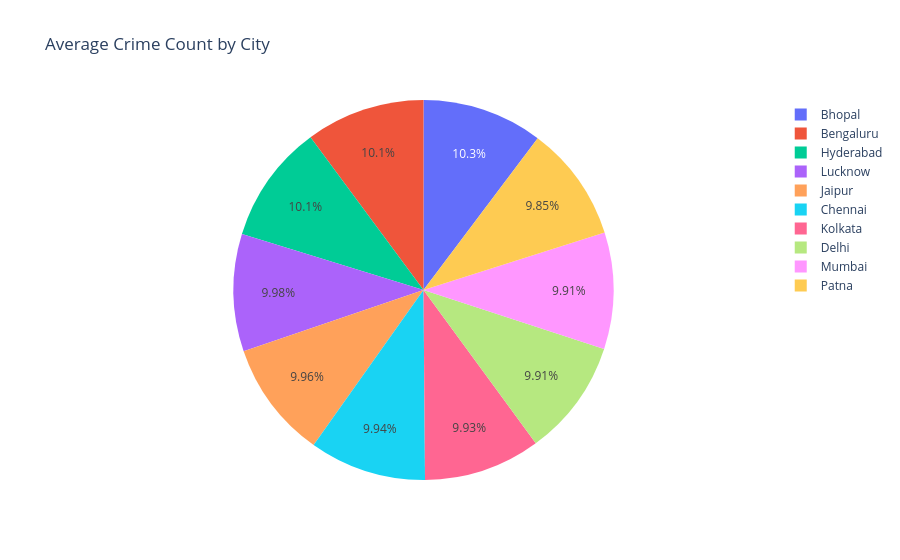

Notebook code for this chart:
### Code cell
import plotly.express as px

city_df = (
    df.groupby("city", as_index=False)["crime_count"]
      .mean()
)
fig = px.pie(
    city_df,
    values="crime_count",
    names="city",
    title="Average Crime Count by City"
)

fig.show()

### Figure 1 — Plotly figure (JSON) as saved in the notebook; plotly's stock layout.template omitted (floating-point values rounded to 4 significant figures)
{"data": [{"domain": {"x": [0, 1], "y": [0, 1]}, "hovertemplate": "city=%{label}<br>crime_count=%{value}<extra></extra>", "labels": ["Bengaluru", "Bhopal", "Chennai", "Delhi", "Hyderabad", "Jaipur", "Kolkata", "Lucknow", "Mumbai", "Patna"], "legendgroup": "", "name": "", "showlegend": true, "type": "pie", "values": [32.8, 33.21, 32.17, 32.08, 32.69, 32.24, 32.14, 32.29, 32.07, 31.87]}], "layout": {"legend": {"tracegroupgap": 0}, "title": {"text": "Average Crime Count by City"}}}
